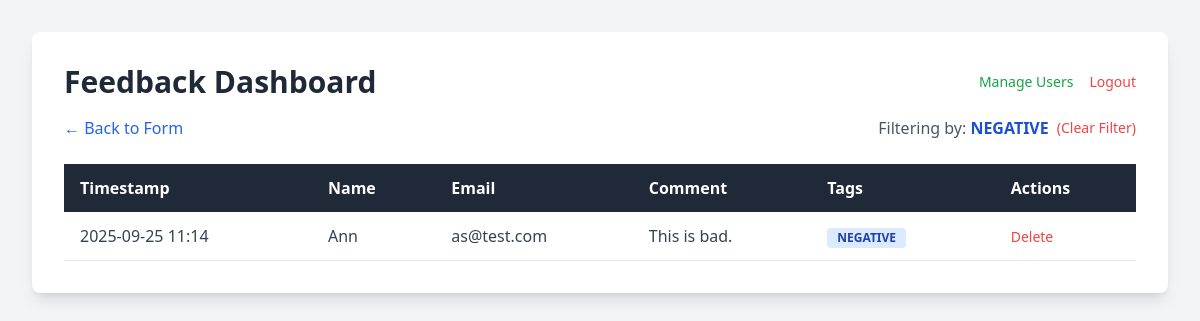
The page /dashboard?tag=NEGATIVE (signed in) on the database its author committed.
### tables this page shows
CREATE TABLE feedback (
    id INTEGER PRIMARY KEY AUTOINCREMENT,
    name TEXT,
    email TEXT,
    comment TEXT NOT NULL,
    timestamp DATETIME NOT NULL,
    tags TEXT
);

### app.py (the view)
@app.route('/dashboard')
def dashboard():
    if not is_logged_in():
        return redirect(url_for('login'))
    sort_order = request.args.get('order', 'desc')
    filter_tag = request.args.get('tag')
    db = get_db()
    query = 'SELECT * FROM feedback'
    params = []
    if filter_tag:
        query += ' WHERE tags LIKE ?'
        params.append(f'%"{filter_tag}"%')
    query += f' ORDER BY timestamp {sort_order.upper()}'
    feedback_rows = db.execute(query, params).fetchall()
    db.close()
    feedback_entries = []
    for row in feedback_rows:
        entry = dict(row)
        entry['tags'] = json.loads(entry['tags'])
        if isinstance(entry['timestamp'], str):
             entry['timestamp'] = datetime.datetime.fromisoformat(entry['timestamp'])
        feedback_entries.append(entry)
    next_order = 'asc' if sort_order == 'desc' else 'desc'
    return render_template('dashboard.html',
                           feedback_entries=feedback_entries,
                           next_sort_order=next_order,
                           current_filter=filter_tag)

### app.py (called while the page is built)
def get_db():
    conn = sqlite3.connect(DATABASE)
    conn.row_factory = sqlite3.Row
    return conn

def is_logged_in():
    return 'username' in session

### templates/dashboard.html (shortened to what this page needs)
<!DOCTYPE html>
<html lang="en">
<head>
    <script src="https://cdn.tailwindcss.com"></script>
</head>
<body class="bg-gray-100 p-8">
    <div class="max-w-6xl mx-auto bg-white p-8 rounded-lg shadow-lg">
        <div class="flex justify-between items-center mb-4">
            <h1 class="text-3xl font-bold text-gray-800">Feedback Dashboard</h1>
            <div class="flex items-center space-x-4">
                 <a href="{{ url_for('manage_users') }}" class="text-sm text-green-600 hover:underline">Manage Users</a>
                 <a href="{{ url_for('logout') }}" class="text-sm text-red-500 hover:underline">Logout</a>
            </div>
        </div>
        <div class="flex justify-between items-center mb-6">
             <a href="/" class="text-blue-600 hover:underline">&larr; Back to Form</a>
             {% if current_filter %}
                <div class="flex items-center">
                    <span class="text-gray-600 mr-2">Filtering by: <span class="font-bold text-blue-700">{{ current_filter }}</span></span>
                    <a href="{{ url_for('dashboard') }}" class="text-sm text-red-500 hover:underline">(Clear Filter)</a>
                </div>
             {% endif %}
        </div>
        <table class="min-w-full bg-white">
            <thead class="bg-gray-800 text-white">
                <tr>
                    <th class="text-left py-3 px-4">
                        <a href="{{ url_for('dashboard', order=next_sort_order, tag=current_filter) }}" class="hover:underline">Timestamp</a>
                    </th>
                    <th class="text-left py-3 px-4">Name</th>
                    <th class="text-left py-3 px-4">Email</th>
                    <th class="text-left py-3 px-4">Comment</th>
                    <th class="text-left py-3 px-4">Tags</th>
                    <th class="text-left py-3 px-4">Actions</th>
                </tr>
            </thead>
            <tbody class="text-gray-700">
                {% for entry in feedback_entries %}
                <tr class="border-b hover:bg-gray-50">
                    <td class="py-3 px-4">{{ entry.timestamp.strftime('%Y-%m-%d %H:%M') }}</td>
                    <td class="py-3 px-4">{{ entry.name }}</td>
                    <td class="py-3 px-4">{{ entry.email }}</td>
                    <td class="py-3 px-4">{{ entry.comment }}</td>
                    <td class="py-3 px-4">
                        {% for tag in entry.tags %}
                            <a href="{{ url_for('dashboard', tag=tag) }}" class="inline-block bg-blue-100 text-blue-800 text-xs font-semibold mr-2 px-2.5 py-0.5 rounded hover:bg-blue-200">
                                {{ tag }}
                            </a>
                        {% endfor %}
                    </td>
                    <td class="py-3 px-4">
                        <a href="{{ url_for('delete_feedback', feedback_id=entry.id) }}"
                           class="text-red-500 hover:underline text-sm"
                           onclick="return confirm('Are you sure you want to delete this item?');">
                           Delete
                        </a>
                    </td>
                </tr>
                {% endfor %}
            </tbody>
        </table>
    </div>
</body>
</html>

### rows shown on the page
feedback: timestamp "2025-09-25 11:14", name "Ann", email "as@test.com", comment "This is bad.", tags "NEGATIVE"

### other values the page prints
{{ current_filter }} "NEGATIVE"
